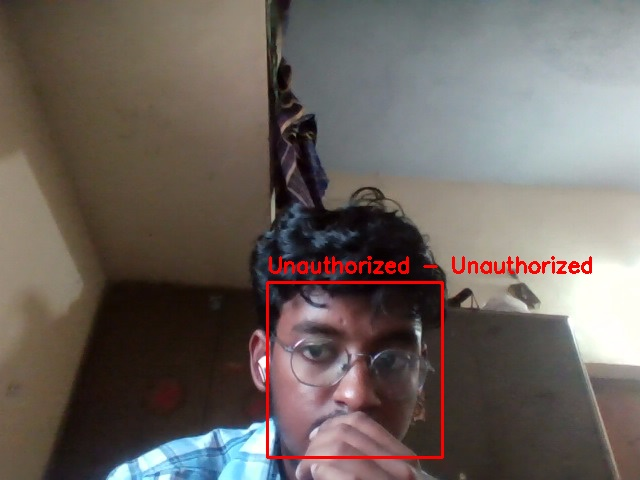
#> input picture known_faces/TEAM.jpg, 640 x 480 px; its folder holds only this picture in this run
$ python mse_model.py
#> lines starting #> are read from the running program, lines starting #| are printed output that depends on the picture
import cv2, os, numpy as np

faces=[]
names=[]


def load_known_faces():
    global faces, names
    faces = []
    names = []
    if not os.path.exists("known_faces"):
        os.makedirs("known_faces")
    for file in sorted(os.listdir("known_faces")):
        if not file.lower().endswith((".jpg", ".jpeg", ".png", ".bmp")):
            continue
        img = cv2.imread(f"known_faces/{file}")
#> img is the input picture: shape (480, 640, 3); mean B, G, R 94.5, 99.9, 109
        if img is None:
            continue
        gray = cv2.cvtColor(img, cv2.COLOR_BGR2GRAY)
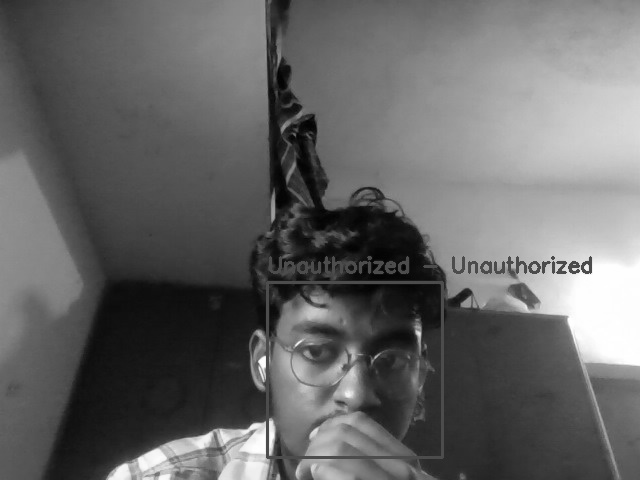
#> gray: shape (480, 640); min 1, max 255, mean 102
        face = cv2.resize(gray, (100, 100))
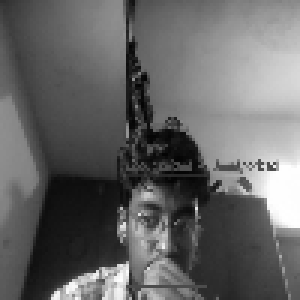
#> face: shape (100, 100) (shown 3 times larger); min 4, max 255, mean 101.8
        faces.append(face)
        names.append(file.rsplit(".", 1)[0])


load_known_faces()

def reload_faces():
    load_known_faces()


def mse(a,b):
    return np.mean((a-b)**2)

def recognize(frame, locs):
    results=[]
    gray=cv2.cvtColor(frame,cv2.COLOR_BGR2GRAY)

    for (top,right,bottom,left) in locs:
        face=gray[top:bottom,left:right]
        if face.size==0: continue
        face=cv2.resize(face,(100,100))

        name="Unauthorized"
        for i,f in enumerate(faces):
            if mse(f,face)<5000:
                name=names[i]

        results.append((top,right,bottom,left,name))

    return results
